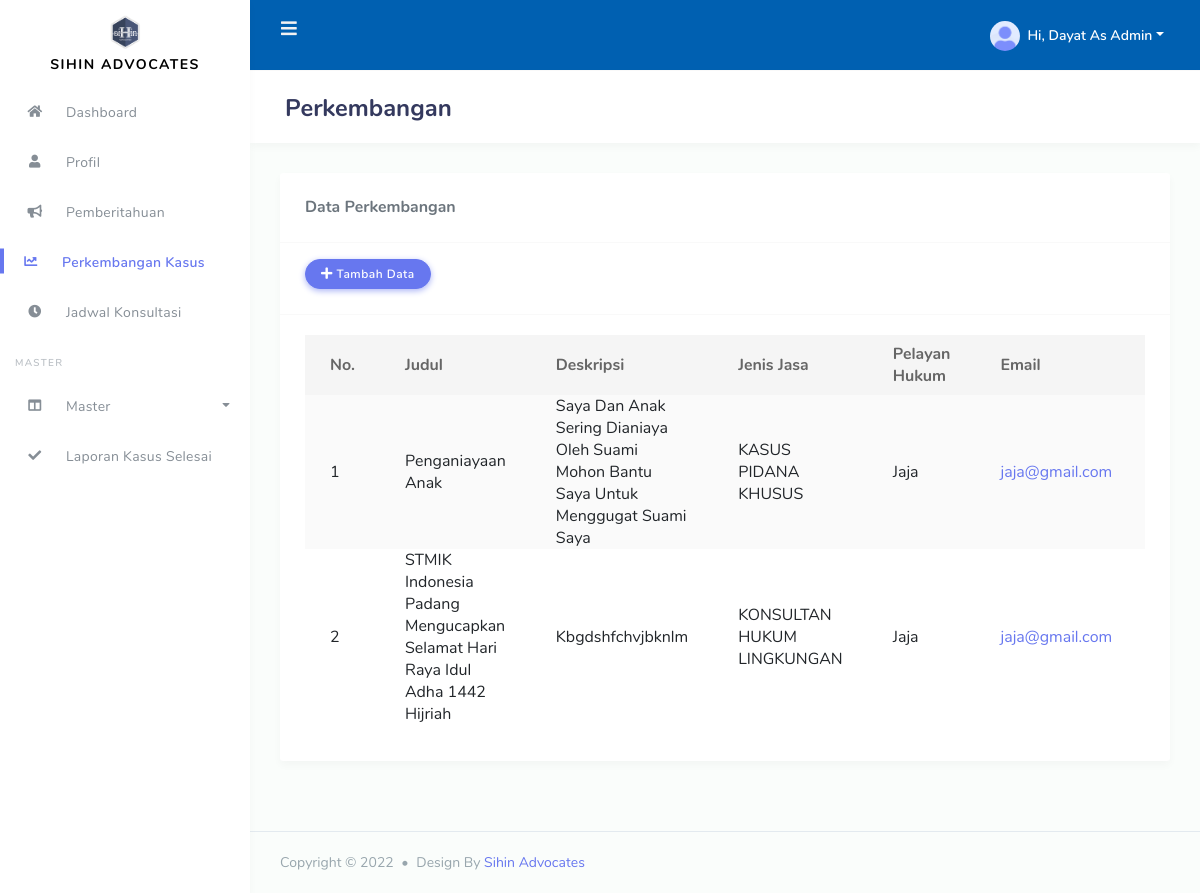
The page /dist/index.php?hd=user&fd=perkembangan (signed in) on the database its author committed.
### tables this page shows
CREATE TABLE `perusahaan` (
  `id_perusahaan` int(11) NOT NULL,
  `nm_perusahaan` varchar(100) NOT NULL,
  `init_perusahaan` varchar(10) NOT NULL,
  `desk_perusahaan` text NOT NULL
);

CREATE TABLE `kasus` (
  `id_kasus` int(11) NOT NULL,
  `id_jenis` int(11) NOT NULL,
  `Id_user_hukum` int(11) DEFAULT NULL,
  `Id_user_biasa` int(11) NOT NULL,
  `judul_kasus` text NOT NULL,
  `deskripsi_kasus` longtext NOT NULL,
  `status` varchar(15) NOT NULL,
  `Waktu_kasus` timestamp NOT NULL DEFAULT CURRENT_TIMESTAMP ON UPDATE CURRENT_TIMESTAMP
);

CREATE TABLE `jenis` (
  `id_jenis` int(11) NOT NULL,
  `nm_jenis` varchar(100) NOT NULL,
  `desk_jenis` longtext NOT NULL,
  `gambar` text NOT NULL,
  `waktu` datetime NOT NULL
);

CREATE TABLE `user` (
  `id_user` int(11) NOT NULL,
  `nm_lengkap` varchar(100) NOT NULL,
  `nm_user` varchar(100) NOT NULL,
  `email` varchar(100) NOT NULL,
  `no_hp` varchar(30) NOT NULL,
  `alamat` text NOT NULL,
  `pass` text NOT NULL,
  `level` varchar(100) NOT NULL,
  `gambar` text,
  `waktu_user` varchar(20) NOT NULL
);

### dist/user/perkembangan/index.php (the view, shortened to what this page needs)
<?php
$nama = ucwords($_GET['fd']);
 ?>
      <div class="main-content">
        <section class="section">
          <div class="section-header">
            <h1><?php echo $nama ?></h1>
          </div>
          <div class="section-body">
            <div class="row">
          <?php
                include 'notif/index.php';
          ?>
              <div class="col-12">
                <div class="card">
                  <div class="card-header">
                    <h4>Data <?php echo $nama ?></h4>
                  </div>
                      <?php if ($_SESSION['level']=="admin"): ?>
                  <div class="card-header">
                    <div class="buttons">
                      <button class="btn btn-primary" data-toggle="modal" data-target="#exampleModal"><i class="fas fa-plus"></i> Tambah Data</button>
                    </div>
                  </div>
                      <?php endif ?>
                  <div class="card-body">
                    <div class="table-responsive">
                      <table class="table table-striped" id="table-1">
                        <thead>
                          <tr>
                            <th class="text-center">
                              No.
                            </th>
                            <th>Judul</th>
                            <th>Deskripsi</th>
                            <th>Jenis Jasa</th>
                            <th>Pelayan Hukum</th>
                            <th>Email</th>
                            <th>No.Handphone</th>
                          </tr>
                        </thead>
                        <tbody>
                          <?php
                            $no = 1;
                            $iduser = $_SESSION['id'];
                            if ($_SESSION['level'] == "admin") {
                              $query = "SELECT kasus.*,  jasa.* , jenis.*, user.* FROM kasus, jasa, jenis, user WHERE jasa.id_jasa = kasus.id_jenis AND jasa.id_jenis = jenis.id_jenis AND kasus.id_user_biasa = user.id_user group by id_kasus ";
                            }elseif ($_SESSION['level'] == "hukum") {
                              $query = "SELECT kasus.*,  jasa.* , jenis.*, user.* FROM kasus, jasa, jenis, user WHERE jasa.id_jasa = kasus.id_jenis AND jasa.id_jenis = jenis.id_jenis AND kasus.id_user_biasa = user.id_user AND id_user_hukum = '$iduser' group by id_kasus ";
                            } else {
                              $query = "SELECT kasus.*,  jasa.* , jenis.*, user.* FROM kasus, jasa, jenis, user WHERE jasa.id_jasa = kasus.id_jenis AND jasa.id_jenis = jenis.id_jenis AND kasus.id_user_hukum = user.id_user AND id_user_biasa = '$iduser' group by id_kasus ";
                            }
                            $result = $conn->query($query);
                            while ($data = $result->fetch_object()) {
                           ?>
                          <tr>
                            <td><?= $no++ ?></td>
                            <td><?= ucwords($data->judul_kasus); ?></td>
                            <td>
                              <?= ucwords($data->deskripsi_kasus); ?>
                            </td>
                            <td><?= ucwords($data->nm_jenis); ?></td>
                            <td><?= ucwords($data->nm_lengkap); ?></td>
                            <td><a target="_blank" href="https://mail.google.com/mail/?view=cm&fs=1&to=<?php echo $data->email; ?>&su=Pemberitahuan&body=Halo Sihin Advocates, ...."><?php echo $data->email; ?></a></td>
                            <td></td>
                          </tr>
                          <?php } ?>
                        </tbody>
                      </table>
                    </div>
                  </div>
                </div>
              </div>
            </div>
          </div>
        </section>
      </div>

### dist/header/index.php (shortened to what this page needs)
<?php
  include 'config/index.php';
  $sql = $conn->query("SELECT * FROM perusahaan WHERE id_perusahaan = 1");
  $judul = $sql->fetch_object();
 ?>
<!DOCTYPE html>
<html lang="en">
<head>
  <link rel="stylesheet" href="assets/modules/bootstrap/css/bootstrap.min.css">
  <link rel="stylesheet" href="assets/modules/fontawesome/css/all.min.css">
  <link rel="stylesheet" href="assets/modules/jqvmap/dist/jqvmap.min.css">
  <link rel="stylesheet" href="assets/modules/summernote/summernote-bs4.css">
  <link rel="stylesheet" href="assets/modules/owlcarousel2/dist/assets/owl.carousel.min.css">
  <link rel="stylesheet" href="assets/modules/owlcarousel2/dist/assets/owl.theme.default.min.css">
  <link rel="stylesheet" href="assets/modules/bootstrap-daterangepicker/daterangepicker.css">
  <link rel="stylesheet" href="assets/modules/bootstrap-colorpicker/dist/css/bootstrap-colorpicker.min.css">
  <link rel="stylesheet" href="assets/modules/select2/dist/css/select2.min.css">
  <link rel="stylesheet" href="assets/modules/jquery-selectric/selectric.css">
  <link rel="stylesheet" href="assets/modules/bootstrap-timepicker/css/bootstrap-timepicker.min.css">
  <link rel="stylesheet" href="assets/modules/bootstrap-tagsinput/dist/bootstrap-tagsinput.css">
  <link rel="stylesheet" href="assets/modules/datatables/datatables.min.css">
  <link rel="stylesheet" href="assets/modules/datatables/DataTables-1.10.16/css/dataTables.bootstrap4.min.css">
  <link rel="stylesheet" href="assets/modules/datatables/Select-1.2.4/css/select.bootstrap4.min.css">
  <link rel="stylesheet" href="assets/modules/modal/bootstrap.min.css">
  <link rel="stylesheet" href="assets/css/style.css">
  <link rel="stylesheet" href="assets/css/components.css">
  <link rel="stylesheet" href="assets/modules/izitoast/css/iziToast.min.css">
</head>
<body>
  <div id="app">
    <div class="main-wrapper main-wrapper-1">
      <div class="navbar-bg" style="background-color: #0060b1"></div>
      <nav class="navbar navbar-expand-lg main-navbar">
        <form  method="get" class="form-inline mr-auto">
          <ul class="navbar-nav mr-3">
            <li><a href="#" data-toggle="sidebar" class="nav-link nav-link-lg"><i class="fas fa-bars"></i></a></li>
          </ul>
        </form>
        <ul class="navbar-nav navbar-right">
          <?php if (!empty($_SESSION['nama'])): ?>
            <li class="dropdown"><a href="#" data-toggle="dropdown" class="nav-link dropdown-toggle nav-link-lg nav-link-user">
              <img alt="image" src="assets/img/avatar/avatar-1.png" class="rounded-circle mr-1">
              <div class="d-sm-none d-lg-inline-block">Hi, <?php echo ucwords($_SESSION['nama']).' As '.ucwords($_SESSION['level']); ?></div></a>
            </li>
          <?php endif ?>
        </ul>
      </nav>
      <div class="main-sidebar sidebar-style-2">
        <aside id="sidebar-wrapper">
          <div class="sidebar-brand" style="line-height: 17px; margin-top: 10px; margin-bottom: 10px">
            <a href="index.php"><img src="assets/img/sihin.png" width="40px"><br><?php echo $judul->nm_perusahaan ?></a>
          </div>
          <?php
            include 'menu/admin.php';
          ?>
        </aside>
      </div>

### dist/footer/index.php (shortened to what this page needs)
<?php
  $sql = $conn->query("SELECT * FROM perusahaan WHERE id_perusahaan = 1");
  $juduls = $sql->fetch_object();
 ?>
      <footer class="main-footer">
        <div class="footer-left">
          Copyright &copy; <?php echo date('Y'); ?> <div class="bullet"></div> Design By <a href="https://instagram.com/ridwanlawson"><?php echo $juduls->nm_perusahaan; ?></a>
        </div>
      </footer>
    </div>
  </div>
</body>
</html>

### rows shown on the page
perusahaan: nm_perusahaan "SIHIN ADVOCATES", nm_perusahaan "Sihin Advocates"
kasus: judul_kasus "Penganiayaan Anak", deskripsi_kasus "Saya Dan Anak Sering Dianiaya Oleh Suami Mohon Bantu Saya Untuk Menggugat Suami Saya", id_jenis.nm_jenis "KASUS PIDANA KHUSUS", user.nm_lengkap "Jaja", user.email "jaja@gmail.com"
kasus: judul_kasus "STMIK Indonesia Padang Mengucapkan Selamat Hari Raya Idul Adha 1442 Hijriah", deskripsi_kasus "Kbgdshfchvjbknlm", jenis.nm_jenis "KONSULTAN HUKUM LINGKUNGAN", user.nm_lengkap "Jaja", user.email "jaja@gmail.com"

### other values the page prints
$_SESSION['nama'] "Dayat"
$_SESSION['level'] "Admin"
$nama "Perkembangan"
